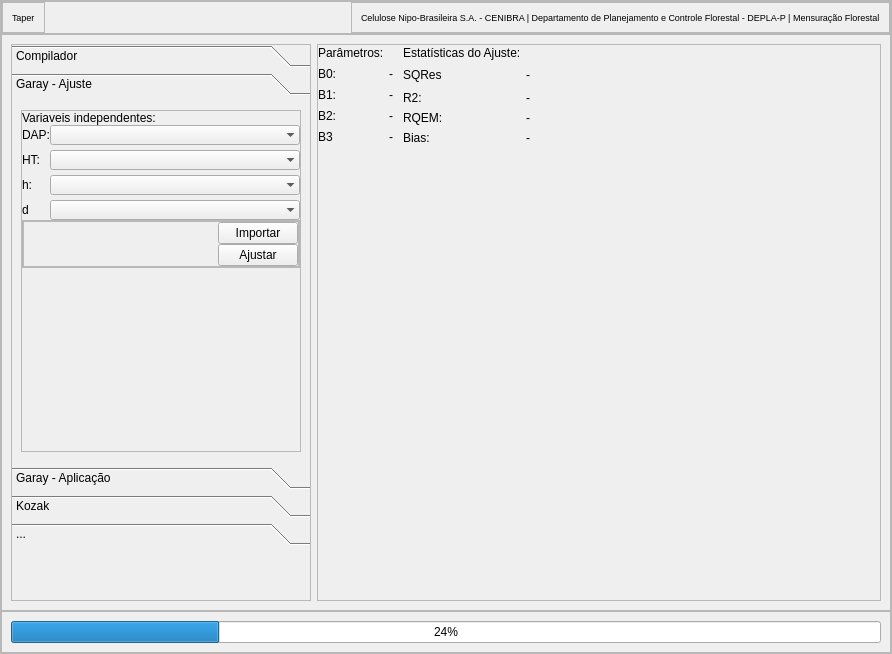
<?xml version="1.0" encoding="UTF-8"?>
<ui version="4.0">
 <class>MainWindow</class>
 <widget class="QMainWindow" name="MainWindow">
  <property name="geometry">
   <rect>
    <x>0</x>
    <y>0</y>
    <width>892</width>
    <height>654</height>
   </rect>
  </property>
  <property name="windowTitle">
   <string>Taper @ipp</string>
  </property>
  <widget class="QWidget" name="centralwidget">
   <layout class="QVBoxLayout" name="verticalLayout">
    <property name="spacing">
     <number>0</number>
    </property>
    <property name="leftMargin">
     <number>0</number>
    </property>
    <property name="topMargin">
     <number>0</number>
    </property>
    <property name="rightMargin">
     <number>0</number>
    </property>
    <property name="bottomMargin">
     <number>0</number>
    </property>
    <item>
     <widget class="QFrame" name="frame">
      <property name="frameShape">
       <enum>QFrame::StyledPanel</enum>
      </property>
      <property name="frameShadow">
       <enum>QFrame::Raised</enum>
      </property>
      <layout class="QVBoxLayout" name="verticalLayout_2">
       <property name="spacing">
        <number>0</number>
       </property>
       <property name="leftMargin">
        <number>0</number>
       </property>
       <property name="topMargin">
        <number>0</number>
       </property>
       <property name="rightMargin">
        <number>0</number>
       </property>
       <property name="bottomMargin">
        <number>0</number>
       </property>
       <item alignment="Qt::AlignTop">
        <widget class="QFrame" name="frame_4">
         <property name="frameShape">
          <enum>QFrame::StyledPanel</enum>
         </property>
         <property name="frameShadow">
          <enum>QFrame::Raised</enum>
         </property>
         <layout class="QHBoxLayout" name="horizontalLayout_2">
          <property name="spacing">
           <number>0</number>
          </property>
          <property name="leftMargin">
           <number>0</number>
          </property>
          <property name="topMargin">
           <number>0</number>
          </property>
          <property name="rightMargin">
           <number>0</number>
          </property>
          <property name="bottomMargin">
           <number>0</number>
          </property>
          <item>
           <widget class="QFrame" name="frame_7">
            <property name="font">
             <font>
              <pointsize>7</pointsize>
             </font>
            </property>
            <property name="frameShape">
             <enum>QFrame::StyledPanel</enum>
            </property>
            <property name="frameShadow">
             <enum>QFrame::Raised</enum>
            </property>
            <layout class="QVBoxLayout" name="verticalLayout_4">
             <item>
              <widget class="QLabel" name="label">
               <property name="text">
                <string>Taper</string>
               </property>
              </widget>
             </item>
            </layout>
           </widget>
          </item>
          <item>
           <spacer name="horizontalSpacer">
            <property name="orientation">
             <enum>Qt::Horizontal</enum>
            </property>
            <property name="sizeHint" stdset="0">
             <size>
              <width>40</width>
              <height>20</height>
             </size>
            </property>
           </spacer>
          </item>
          <item>
           <widget class="QFrame" name="frame_8">
            <property name="font">
             <font>
              <pointsize>7</pointsize>
             </font>
            </property>
            <property name="frameShape">
             <enum>QFrame::StyledPanel</enum>
            </property>
            <property name="frameShadow">
             <enum>QFrame::Raised</enum>
            </property>
            <layout class="QVBoxLayout" name="verticalLayout_3">
             <item>
              <widget class="QLabel" name="label_2">
               <property name="text">
                <string>Celulose Nipo-Brasileira S.A. - CENIBRA | Departamento de Planejamento e Controle Florestal - DEPLA-P | Mensuração Florestal</string>
               </property>
              </widget>
             </item>
            </layout>
           </widget>
          </item>
         </layout>
        </widget>
       </item>
       <item>
        <widget class="QFrame" name="frame_3">
         <property name="sizePolicy">
          <sizepolicy hsizetype="Preferred" vsizetype="Expanding">
           <horstretch>0</horstretch>
           <verstretch>0</verstretch>
          </sizepolicy>
         </property>
         <property name="frameShape">
          <enum>QFrame::StyledPanel</enum>
         </property>
         <property name="frameShadow">
          <enum>QFrame::Raised</enum>
         </property>
         <layout class="QHBoxLayout" name="horizontalLayout_3">
          <item>
           <widget class="QFrame" name="frame_5">
            <property name="sizePolicy">
             <sizepolicy hsizetype="Fixed" vsizetype="Preferred">
              <horstretch>0</horstretch>
              <verstretch>0</verstretch>
             </sizepolicy>
            </property>
            <property name="minimumSize">
             <size>
              <width>300</width>
              <height>0</height>
             </size>
            </property>
            <property name="frameShape">
             <enum>QFrame::StyledPanel</enum>
            </property>
            <property name="frameShadow">
             <enum>QFrame::Raised</enum>
            </property>
            <layout class="QVBoxLayout" name="verticalLayout_5">
             <property name="spacing">
              <number>0</number>
             </property>
             <property name="leftMargin">
              <number>0</number>
             </property>
             <property name="topMargin">
              <number>0</number>
             </property>
             <property name="rightMargin">
              <number>0</number>
             </property>
             <property name="bottomMargin">
              <number>0</number>
             </property>
             <item>
              <widget class="QToolBox" name="toolBox">
               <property name="minimumSize">
                <size>
                 <width>0</width>
                 <height>500</height>
                </size>
               </property>
               <property name="frameShape">
                <enum>QFrame::NoFrame</enum>
               </property>
               <property name="frameShadow">
                <enum>QFrame::Raised</enum>
               </property>
               <property name="currentIndex">
                <number>1</number>
               </property>
               <property name="tabSpacing">
                <number>6</number>
               </property>
               <widget class="QWidget" name="Compilador">
                <property name="geometry">
                 <rect>
                  <x>0</x>
                  <y>0</y>
                  <width>214</width>
                  <height>97</height>
                 </rect>
                </property>
                <attribute name="label">
                 <string>Compilador</string>
                </attribute>
                <layout class="QVBoxLayout" name="verticalLayout_6">
                 <item>
                  <widget class="QFrame" name="frame_9">
                   <property name="frameShape">
                    <enum>QFrame::StyledPanel</enum>
                   </property>
                   <property name="frameShadow">
                    <enum>QFrame::Raised</enum>
                   </property>
                   <layout class="QVBoxLayout" name="verticalLayout_7">
                    <item>
                     <widget class="QWidget" name="alvo" native="true">
                      <property name="sizePolicy">
                       <sizepolicy hsizetype="Preferred" vsizetype="Expanding">
                        <horstretch>0</horstretch>
                        <verstretch>0</verstretch>
                       </sizepolicy>
                      </property>
                     </widget>
                    </item>
                    <item alignment="Qt::AlignLeft|Qt::AlignBottom">
                     <widget class="QFrame" name="frame_11">
                      <property name="frameShape">
                       <enum>QFrame::StyledPanel</enum>
                      </property>
                      <property name="frameShadow">
                       <enum>QFrame::Raised</enum>
                      </property>
                      <layout class="QHBoxLayout" name="horizontalLayout_5">
                       <item>
                        <widget class="QPushButton" name="b1">
                         <property name="text">
                          <string>Importar</string>
                         </property>
                        </widget>
                       </item>
                       <item>
                        <widget class="QPushButton" name="b2">
                         <property name="text">
                          <string>Compilar</string>
                         </property>
                        </widget>
                       </item>
                      </layout>
                     </widget>
                    </item>
                   </layout>
                  </widget>
                 </item>
                </layout>
               </widget>
               <widget class="QWidget" name="Garay">
                <property name="geometry">
                 <rect>
                  <x>0</x>
                  <y>0</y>
                  <width>298</width>
                  <height>365</height>
                 </rect>
                </property>
                <attribute name="label">
                 <string>Garay - Ajuste</string>
                </attribute>
                <layout class="QHBoxLayout" name="horizontalLayout_6">
                 <item>
                  <widget class="QFrame" name="frame_10">
                   <property name="frameShape">
                    <enum>QFrame::StyledPanel</enum>
                   </property>
                   <property name="frameShadow">
                    <enum>QFrame::Raised</enum>
                   </property>
                   <layout class="QVBoxLayout" name="verticalLayout_8">
                    <property name="spacing">
                     <number>0</number>
                    </property>
                    <property name="leftMargin">
                     <number>0</number>
                    </property>
                    <property name="topMargin">
                     <number>0</number>
                    </property>
                    <property name="rightMargin">
                     <number>0</number>
                    </property>
                    <property name="bottomMargin">
                     <number>0</number>
                    </property>
                    <item>
                     <widget class="QWidget" name="alvo2" native="true">
                      <property name="sizePolicy">
                       <sizepolicy hsizetype="Preferred" vsizetype="Fixed">
                        <horstretch>0</horstretch>
                        <verstretch>0</verstretch>
                       </sizepolicy>
                      </property>
                      <property name="maximumSize">
                       <size>
                        <width>16777215</width>
                        <height>16777215</height>
                       </size>
                      </property>
                      <layout class="QVBoxLayout" name="verticalLayout_11">
                       <property name="spacing">
                        <number>0</number>
                       </property>
                       <property name="leftMargin">
                        <number>0</number>
                       </property>
                       <property name="topMargin">
                        <number>0</number>
                       </property>
                       <property name="rightMargin">
                        <number>0</number>
                       </property>
                       <property name="bottomMargin">
                        <number>0</number>
                       </property>
                       <item>
                        <widget class="QWidget" name="widget" native="true">
                         <layout class="QHBoxLayout" name="horizontalLayout_9">
                          <property name="spacing">
                           <number>0</number>
                          </property>
                          <property name="leftMargin">
                           <number>0</number>
                          </property>
                          <property name="topMargin">
                           <number>0</number>
                          </property>
                          <property name="rightMargin">
                           <number>0</number>
                          </property>
                          <property name="bottomMargin">
                           <number>0</number>
                          </property>
                          <item>
                           <widget class="QLabel" name="label_3">
                            <property name="text">
                             <string>Variaveis independentes:</string>
                            </property>
                           </widget>
                          </item>
                         </layout>
                        </widget>
                       </item>
                       <item>
                        <widget class="QWidget" name="widget_2" native="true">
                         <layout class="QFormLayout" name="formLayout_2">
                          <property name="horizontalSpacing">
                           <number>0</number>
                          </property>
                          <property name="verticalSpacing">
                           <number>5</number>
                          </property>
                          <property name="leftMargin">
                           <number>0</number>
                          </property>
                          <property name="topMargin">
                           <number>0</number>
                          </property>
                          <property name="rightMargin">
                           <number>0</number>
                          </property>
                          <property name="bottomMargin">
                           <number>0</number>
                          </property>
                          <item row="1" column="0">
                           <widget class="QLabel" name="label_9">
                            <property name="text">
                             <string>DAP:</string>
                            </property>
                           </widget>
                          </item>
                          <item row="1" column="1">
                           <widget class="QComboBox" name="comboBox_2">
                            <property name="frame">
                             <bool>false</bool>
                            </property>
                           </widget>
                          </item>
                          <item row="2" column="0">
                           <widget class="QLabel" name="label_10">
                            <property name="text">
                             <string>HT:</string>
                            </property>
                           </widget>
                          </item>
                          <item row="2" column="1">
                           <widget class="QComboBox" name="comboBox">
                            <property name="frame">
                             <bool>false</bool>
                            </property>
                           </widget>
                          </item>
                          <item row="3" column="0">
                           <widget class="QLabel" name="label_11">
                            <property name="text">
                             <string>h:</string>
                            </property>
                           </widget>
                          </item>
                          <item row="3" column="1">
                           <widget class="QComboBox" name="comboBox_3">
                            <property name="frame">
                             <bool>false</bool>
                            </property>
                           </widget>
                          </item>
                          <item row="5" column="0">
                           <widget class="QLabel" name="label_12">
                            <property name="text">
                             <string>d</string>
                            </property>
                           </widget>
                          </item>
                          <item row="5" column="1">
                           <widget class="QComboBox" name="comboBox_4">
                            <property name="frame">
                             <bool>false</bool>
                            </property>
                           </widget>
                          </item>
                         </layout>
                        </widget>
                       </item>
                      </layout>
                     </widget>
                    </item>
                    <item alignment="Qt::AlignBottom">
                     <widget class="QFrame" name="frame_12">
                      <property name="sizePolicy">
                       <sizepolicy hsizetype="Preferred" vsizetype="Preferred">
                        <horstretch>0</horstretch>
                        <verstretch>0</verstretch>
                       </sizepolicy>
                      </property>
                      <property name="frameShape">
                       <enum>QFrame::StyledPanel</enum>
                      </property>
                      <property name="frameShadow">
                       <enum>QFrame::Raised</enum>
                      </property>
                      <layout class="QVBoxLayout" name="verticalLayout_12">
                       <property name="spacing">
                        <number>0</number>
                       </property>
                       <property name="leftMargin">
                        <number>0</number>
                       </property>
                       <property name="topMargin">
                        <number>0</number>
                       </property>
                       <property name="rightMargin">
                        <number>0</number>
                       </property>
                       <property name="bottomMargin">
                        <number>0</number>
                       </property>
                       <item>
                        <widget class="QFrame" name="frame_13">
                         <property name="frameShape">
                          <enum>QFrame::StyledPanel</enum>
                         </property>
                         <property name="frameShadow">
                          <enum>QFrame::Raised</enum>
                         </property>
                         <layout class="QVBoxLayout" name="verticalLayout_9">
                          <property name="spacing">
                           <number>0</number>
                          </property>
                          <property name="leftMargin">
                           <number>0</number>
                          </property>
                          <property name="topMargin">
                           <number>0</number>
                          </property>
                          <property name="rightMargin">
                           <number>0</number>
                          </property>
                          <property name="bottomMargin">
                           <number>0</number>
                          </property>
                          <item alignment="Qt::AlignRight">
                           <widget class="QPushButton" name="b3">
                            <property name="text">
                             <string>Importar</string>
                            </property>
                           </widget>
                          </item>
                          <item alignment="Qt::AlignRight">
                           <widget class="QPushButton" name="b4">
                            <property name="text">
                             <string>Ajustar</string>
                            </property>
                           </widget>
                          </item>
                         </layout>
                        </widget>
                       </item>
                      </layout>
                     </widget>
                    </item>
                    <item>
                     <spacer name="verticalSpacer_3">
                      <property name="orientation">
                       <enum>Qt::Vertical</enum>
                      </property>
                      <property name="sizeHint" stdset="0">
                       <size>
                        <width>20</width>
                        <height>40</height>
                       </size>
                      </property>
                     </spacer>
                    </item>
                   </layout>
                  </widget>
                 </item>
                </layout>
               </widget>
               <widget class="QWidget" name="Garayap">
                <property name="geometry">
                 <rect>
                  <x>0</x>
                  <y>0</y>
                  <width>211</width>
                  <height>401</height>
                 </rect>
                </property>
                <attribute name="label">
                 <string>Garay - Aplicação</string>
                </attribute>
                <layout class="QVBoxLayout" name="verticalLayout_14">
                 <property name="spacing">
                  <number>5</number>
                 </property>
                 <property name="leftMargin">
                  <number>0</number>
                 </property>
                 <property name="topMargin">
                  <number>0</number>
                 </property>
                 <property name="bottomMargin">
                  <number>25</number>
                 </property>
                 <item alignment="Qt::AlignTop">
                  <widget class="QFrame" name="frame_18">
                   <property name="frameShape">
                    <enum>QFrame::StyledPanel</enum>
                   </property>
                   <property name="frameShadow">
                    <enum>QFrame::Raised</enum>
                   </property>
                   <layout class="QGridLayout" name="gridLayout_3">
                    <item row="10" column="0">
                     <widget class="QLabel" name="label_39">
                      <property name="text">
                       <string>Parâmetros de ajuste:</string>
                      </property>
                     </widget>
                    </item>
                    <item row="7" column="0">
                     <widget class="QLabel" name="label_36">
                      <property name="text">
                       <string>Diâmetro Min:</string>
                      </property>
                     </widget>
                    </item>
                    <item row="9" column="1">
                     <widget class="QLineEdit" name="lineEdit_7">
                      <property name="text">
                       <string>0.15</string>
                      </property>
                      <property name="frame">
                       <bool>false</bool>
                      </property>
                     </widget>
                    </item>
                    <item row="9" column="0">
                     <widget class="QLabel" name="label_38">
                      <property name="text">
                       <string>Altura corte:</string>
                      </property>
                     </widget>
                    </item>
                    <item row="8" column="0">
                     <widget class="QLabel" name="label_37">
                      <property name="text">
                       <string>Comprimento Torete:</string>
                      </property>
                     </widget>
                    </item>
                    <item row="8" column="1">
                     <widget class="QLineEdit" name="lineEdit_6">
                      <property name="frame">
                       <bool>false</bool>
                      </property>
                     </widget>
                    </item>
                    <item row="7" column="1">
                     <widget class="QLineEdit" name="lineEdit_5">
                      <property name="frame">
                       <bool>false</bool>
                      </property>
                     </widget>
                    </item>
                    <item row="11" column="0">
                     <widget class="QLabel" name="label_40">
                      <property name="text">
                       <string>B0:</string>
                      </property>
                     </widget>
                    </item>
                    <item row="13" column="0">
                     <widget class="QLabel" name="label_42">
                      <property name="text">
                       <string>B2:</string>
                      </property>
                     </widget>
                    </item>
                    <item row="12" column="0">
                     <widget class="QLabel" name="label_41">
                      <property name="text">
                       <string>B1:</string>
                      </property>
                     </widget>
                    </item>
                    <item row="2" column="1">
                     <widget class="QComboBox" name="comboBox_6">
                      <property name="frame">
                       <bool>false</bool>
                      </property>
                     </widget>
                    </item>
                    <item row="6" column="1">
                     <widget class="QComboBox" name="comboBox_7">
                      <property name="frame">
                       <bool>false</bool>
                      </property>
                     </widget>
                    </item>
                    <item row="5" column="0">
                     <widget class="QLabel" name="label_33">
                      <property name="text">
                       <string>DAP:</string>
                      </property>
                     </widget>
                    </item>
                    <item row="0" column="0" alignment="Qt::AlignTop">
                     <widget class="QLabel" name="label_34">
                      <property name="text">
                       <string>Variáveis:</string>
                      </property>
                     </widget>
                    </item>
                    <item row="2" column="0">
                     <widget class="QLabel" name="label_32">
                      <property name="text">
                       <string>ID:</string>
                      </property>
                     </widget>
                    </item>
                    <item row="6" column="0">
                     <widget class="QLabel" name="label_35">
                      <property name="text">
                       <string>HT:</string>
                      </property>
                     </widget>
                    </item>
                    <item row="5" column="1">
                     <widget class="QComboBox" name="comboBox_5">
                      <property name="frame">
                       <bool>false</bool>
                      </property>
                     </widget>
                    </item>
                    <item row="14" column="0">
                     <widget class="QLabel" name="label_43">
                      <property name="text">
                       <string>B3:</string>
                      </property>
                     </widget>
                    </item>
                    <item row="11" column="1">
                     <widget class="QLineEdit" name="lineEdit_8">
                      <property name="frame">
                       <bool>false</bool>
                      </property>
                     </widget>
                    </item>
                    <item row="12" column="1">
                     <widget class="QLineEdit" name="lineEdit_9">
                      <property name="frame">
                       <bool>false</bool>
                      </property>
                     </widget>
                    </item>
                    <item row="13" column="1">
                     <widget class="QLineEdit" name="lineEdit_10">
                      <property name="frame">
                       <bool>false</bool>
                      </property>
                     </widget>
                    </item>
                    <item row="14" column="1">
                     <widget class="QLineEdit" name="lineEdit_11">
                      <property name="frame">
                       <bool>false</bool>
                      </property>
                     </widget>
                    </item>
                   </layout>
                  </widget>
                 </item>
                 <item>
                  <widget class="QFrame" name="frame_17">
                   <property name="frameShape">
                    <enum>QFrame::StyledPanel</enum>
                   </property>
                   <property name="frameShadow">
                    <enum>QFrame::Raised</enum>
                   </property>
                   <layout class="QVBoxLayout" name="verticalLayout_15">
                    <property name="leftMargin">
                     <number>0</number>
                    </property>
                    <property name="topMargin">
                     <number>0</number>
                    </property>
                    <property name="rightMargin">
                     <number>0</number>
                    </property>
                    <property name="bottomMargin">
                     <number>0</number>
                    </property>
                    <item alignment="Qt::AlignRight">
                     <widget class="QPushButton" name="b5">
                      <property name="text">
                       <string>Importar</string>
                      </property>
                     </widget>
                    </item>
                    <item alignment="Qt::AlignRight">
                     <widget class="QPushButton" name="b6">
                      <property name="text">
                       <string>Aplicar</string>
                      </property>
                     </widget>
                    </item>
                   </layout>
                  </widget>
                 </item>
                 <item>
                  <spacer name="verticalSpacer_2">
                   <property name="orientation">
                    <enum>Qt::Vertical</enum>
                   </property>
                   <property name="sizeHint" stdset="0">
                    <size>
                     <width>20</width>
                     <height>40</height>
                    </size>
                   </property>
                  </spacer>
                 </item>
                </layout>
               </widget>
               <widget class="QWidget" name="Kozak">
                <property name="geometry">
                 <rect>
                  <x>0</x>
                  <y>0</y>
                  <width>100</width>
                  <height>30</height>
                 </rect>
                </property>
                <attribute name="label">
                 <string>Kozak</string>
                </attribute>
               </widget>
               <widget class="QWidget" name="widget">
                <property name="geometry">
                 <rect>
                  <x>0</x>
                  <y>0</y>
                  <width>100</width>
                  <height>30</height>
                 </rect>
                </property>
                <attribute name="label">
                 <string>...</string>
                </attribute>
               </widget>
              </widget>
             </item>
             <item>
              <spacer name="verticalSpacer">
               <property name="orientation">
                <enum>Qt::Vertical</enum>
               </property>
               <property name="sizeHint" stdset="0">
                <size>
                 <width>20</width>
                 <height>40</height>
                </size>
               </property>
              </spacer>
             </item>
            </layout>
           </widget>
          </item>
          <item>
           <widget class="QFrame" name="frame_6">
            <property name="frameShape">
             <enum>QFrame::StyledPanel</enum>
            </property>
            <property name="frameShadow">
             <enum>QFrame::Raised</enum>
            </property>
            <layout class="QVBoxLayout" name="verticalLayout_13">
             <property name="spacing">
              <number>0</number>
             </property>
             <property name="leftMargin">
              <number>0</number>
             </property>
             <property name="topMargin">
              <number>0</number>
             </property>
             <property name="rightMargin">
              <number>0</number>
             </property>
             <property name="bottomMargin">
              <number>0</number>
             </property>
             <item>
              <widget class="QWidget" name="widget_3" native="true">
               <property name="sizePolicy">
                <sizepolicy hsizetype="Preferred" vsizetype="Minimum">
                 <horstretch>0</horstretch>
                 <verstretch>0</verstretch>
                </sizepolicy>
               </property>
               <property name="minimumSize">
                <size>
                 <width>0</width>
                 <height>100</height>
                </size>
               </property>
               <property name="maximumSize">
                <size>
                 <width>16777215</width>
                 <height>100</height>
                </size>
               </property>
               <layout class="QHBoxLayout" name="horizontalLayout_4">
                <property name="spacing">
                 <number>10</number>
                </property>
                <property name="leftMargin">
                 <number>0</number>
                </property>
                <property name="topMargin">
                 <number>0</number>
                </property>
                <property name="rightMargin">
                 <number>0</number>
                </property>
                <property name="bottomMargin">
                 <number>0</number>
                </property>
                <item>
                 <widget class="QWidget" name="widget_4" native="true">
                  <layout class="QGridLayout" name="gridLayout">
                   <property name="leftMargin">
                    <number>0</number>
                   </property>
                   <property name="topMargin">
                    <number>0</number>
                   </property>
                   <property name="rightMargin">
                    <number>0</number>
                   </property>
                   <property name="bottomMargin">
                    <number>0</number>
                   </property>
                   <property name="spacing">
                    <number>5</number>
                   </property>
                   <item row="0" column="0">
                    <widget class="QLabel" name="label_14">
                     <property name="text">
                      <string>Parâmetros:</string>
                     </property>
                    </widget>
                   </item>
                   <item row="1" column="0">
                    <widget class="QLabel" name="label_15">
                     <property name="text">
                      <string>B0:</string>
                     </property>
                    </widget>
                   </item>
                   <item row="2" column="0">
                    <widget class="QLabel" name="label_16">
                     <property name="text">
                      <string>B1:</string>
                     </property>
                    </widget>
                   </item>
                   <item row="3" column="0">
                    <widget class="QLabel" name="label_17">
                     <property name="text">
                      <string>B2:</string>
                     </property>
                    </widget>
                   </item>
                   <item row="4" column="0">
                    <widget class="QLabel" name="label_18">
                     <property name="text">
                      <string>B3</string>
                     </property>
                    </widget>
                   </item>
                   <item row="1" column="1">
                    <widget class="QLabel" name="label_19">
                     <property name="text">
                      <string>-</string>
                     </property>
                     <property name="wordWrap">
                      <bool>true</bool>
                     </property>
                    </widget>
                   </item>
                   <item row="2" column="1">
                    <widget class="QLabel" name="label_20">
                     <property name="text">
                      <string>-</string>
                     </property>
                    </widget>
                   </item>
                   <item row="3" column="1">
                    <widget class="QLabel" name="label_21">
                     <property name="text">
                      <string>-</string>
                     </property>
                    </widget>
                   </item>
                   <item row="4" column="1">
                    <widget class="QLabel" name="label_22">
                     <property name="text">
                      <string>-</string>
                     </property>
                    </widget>
                   </item>
                  </layout>
                 </widget>
                </item>
                <item>
                 <widget class="QWidget" name="widget_5" native="true">
                  <layout class="QGridLayout" name="gridLayout_2">
                   <property name="leftMargin">
                    <number>0</number>
                   </property>
                   <property name="topMargin">
                    <number>0</number>
                   </property>
                   <property name="rightMargin">
                    <number>0</number>
                   </property>
                   <property name="bottomMargin">
                    <number>0</number>
                   </property>
                   <property name="spacing">
                    <number>5</number>
                   </property>
                   <item row="0" column="0">
                    <widget class="QLabel" name="label_23">
                     <property name="text">
                      <string>Estatísticas do Ajuste:</string>
                     </property>
                    </widget>
                   </item>
                   <item row="2" column="0">
                    <widget class="QLabel" name="label_24">
                     <property name="text">
                      <string>R2:</string>
                     </property>
                    </widget>
                   </item>
                   <item row="4" column="0">
                    <widget class="QLabel" name="label_26">
                     <property name="text">
                      <string>Bias:</string>
                     </property>
                    </widget>
                   </item>
                   <item row="3" column="0">
                    <widget class="QLabel" name="label_25">
                     <property name="text">
                      <string>RQEM:</string>
                     </property>
                    </widget>
                   </item>
                   <item row="2" column="1">
                    <widget class="QLabel" name="label_27">
                     <property name="text">
                      <string>-</string>
                     </property>
                    </widget>
                   </item>
                   <item row="4" column="1">
                    <widget class="QLabel" name="label_31">
                     <property name="text">
                      <string>-</string>
                     </property>
                    </widget>
                   </item>
                   <item row="1" column="1">
                    <widget class="QLabel" name="label_30">
                     <property name="text">
                      <string>-</string>
                     </property>
                    </widget>
                   </item>
                   <item row="3" column="1">
                    <widget class="QLabel" name="label_28">
                     <property name="text">
                      <string>-</string>
                     </property>
                    </widget>
                   </item>
                   <item row="1" column="0">
                    <widget class="QLabel" name="label_29">
                     <property name="text">
                      <string>SQRes</string>
                     </property>
                    </widget>
                   </item>
                   <item row="1" column="2">
                    <spacer name="horizontalSpacer_2">
                     <property name="orientation">
                      <enum>Qt::Horizontal</enum>
                     </property>
                     <property name="sizeHint" stdset="0">
                      <size>
                       <width>40</width>
                       <height>20</height>
                      </size>
                     </property>
                    </spacer>
                   </item>
                  </layout>
                 </widget>
                </item>
               </layout>
              </widget>
             </item>
             <item>
              <widget class="QWidget" name="plot" native="true">
               <property name="sizePolicy">
                <sizepolicy hsizetype="Preferred" vsizetype="Preferred">
                 <horstretch>0</horstretch>
                 <verstretch>0</verstretch>
                </sizepolicy>
               </property>
               <layout class="QVBoxLayout" name="plotLayout"/>
              </widget>
             </item>
            </layout>
           </widget>
          </item>
         </layout>
        </widget>
       </item>
       <item alignment="Qt::AlignBottom">
        <widget class="QFrame" name="frame_2">
         <property name="frameShape">
          <enum>QFrame::StyledPanel</enum>
         </property>
         <property name="frameShadow">
          <enum>QFrame::Raised</enum>
         </property>
         <layout class="QHBoxLayout" name="horizontalLayout">
          <item>
           <widget class="QProgressBar" name="progressBar">
            <property name="value">
             <number>24</number>
            </property>
           </widget>
          </item>
         </layout>
        </widget>
       </item>
      </layout>
     </widget>
    </item>
   </layout>
  </widget>
 </widget>
 <resources/>
 <connections/>
</ui>
